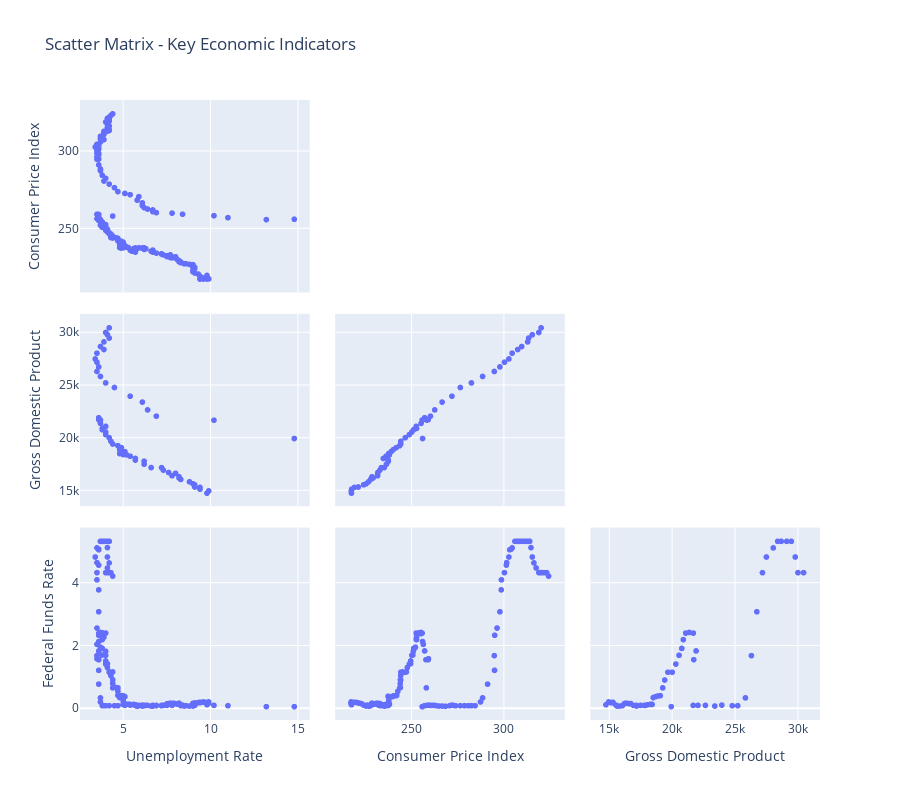

Notebook code for this chart:
### Code cell
# Scatter plots for key relationships
def scatter_matrix_plot(df):
    """
    Create scatter plot matrix
    """
    # Select subset of columns for readability (adjust as needed)
    cols_to_plot = df.columns[:4]  # First 4 indicators
    
    fig = px.scatter_matrix(
        df[cols_to_plot],
        dimensions=cols_to_plot,
        title='Scatter Matrix - Key Economic Indicators',
        height=800
    )
    fig.update_traces(diagonal_visible=False, showupperhalf=False)
    fig.show()

scatter_matrix_plot(economic_data)

### Figure 1 — Plotly figure (JSON) as saved in the notebook; plotly's stock layout.template omitted (floating-point values rounded to 4 significant figures; data arrays with more than 128 entries replaced by an {"elided": "..."} marker saying what was removed)
{"data": [{"diagonal": {"visible": false}, "dimensions": [{"axis": {"matches": true}, "label": "Unemployment Rate", "values": {"elided": "190 float values"}}, {"axis": {"matches": true}, "label": "Consumer Price Index", "values": {"elided": "190 float values"}}, {"axis": {"matches": true}, "label": "Gross Domestic Product", "values": {"elided": "190 float values"}}, {"axis": {"matches": true}, "label": "Federal Funds Rate", "values": {"elided": "190 float values"}}], "hovertemplate": "%{xaxis.title.text}=%{x}<br>%{yaxis.title.text}=%{y}<extra></extra>", "legendgroup": "", "marker": {"color": "#636efa", "symbol": "circle"}, "name": "", "showlegend": false, "showupperhalf": false, "type": "splom"}], "layout": {"dragmode": "select", "height": 800, "legend": {"tracegroupgap": 0}, "title": {"text": "Scatter Matrix - Key Economic Indicators"}}}
